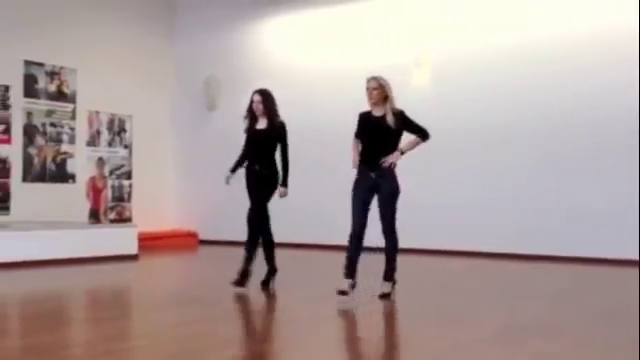
#> input picture frame 143 of 7/runway.mp4, 640 x 360 px
$ python Lucas-Kanade.py
#> lines starting #> are read from the running program, lines starting #| are printed output that depends on the picture
import numpy as np
import cv2

cap = cv2.VideoCapture('runway.mp4')

# params for ShiTomasi corner detection
feature_params = dict( maxCorners = 100,
                       qualityLevel = 0.3,
                       minDistance = 7,
                       blockSize = 7 )

# Parameters for lucas kanade optical flow
lk_params = dict( winSize  = (15,15),
                  maxLevel = 0,
                  criteria = (cv2.OPTFLOW_USE_INITIAL_FLOW, 30, 0.01)
                )

# Create some random colors
color = np.random.randint(0,255,(100,3))

# Take first frame and find corners in it
ret, old_frame = cap.read()
#> old_frame is the input picture: shape (360, 640, 3); mean B, G, R 156, 158, 172.7
old_gray = cv2.cvtColor(old_frame, cv2.COLOR_BGR2GRAY)
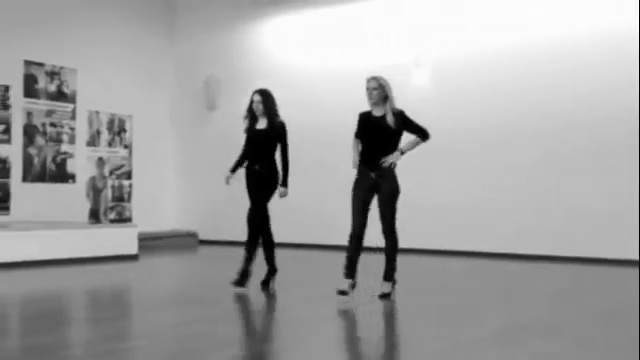
#> old_gray: shape (360, 640); min 0, max 254, mean 162.1
#Determines strong corners on an image
p0 = cv2.goodFeaturesToTrack(old_gray, mask = None, **feature_params)
#> p0 = 37 rows, first 8: [405, 133], [256, 126], [382, 245], [635, 258], [280, 186], [365, 244], [400, 245], [129, 177]

# Create a mask image for drawing purposes
mask = np.zeros_like(old_frame)

while(1):
    ret,frame = cap.read()
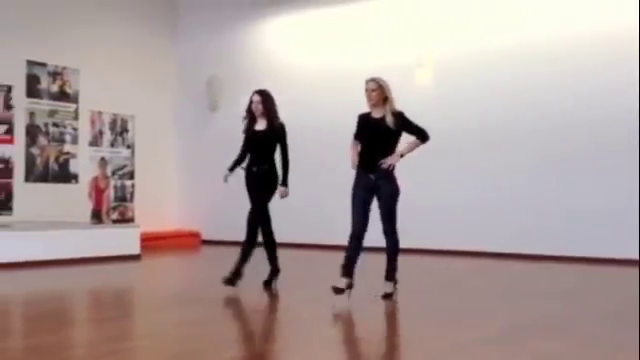
#> input picture frame 144 of 7/runway.mp4, 640 x 360 px
#> frame is the input picture: shape (360, 640, 3); mean B, G, R 155.7, 157.7, 172.5
    frame_gray = cv2.cvtColor(frame, cv2.COLOR_BGR2GRAY)
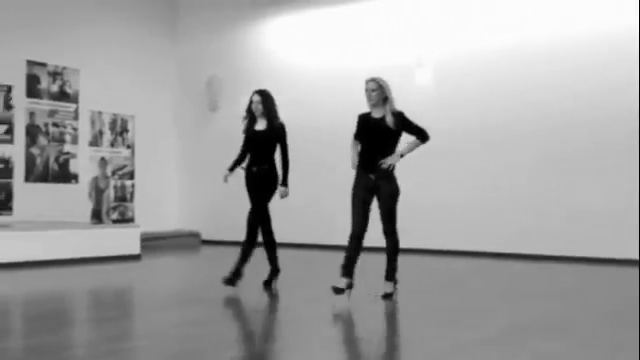
#> frame_gray: shape (360, 640); min 0, max 254, mean 161.9

    # calculate optical flow
    p1, st, err = cv2.calcOpticalFlowPyrLK(
        old_gray,#prevImg
        frame_gray,#nextImg
        p0,#vector of 2D points for which the flow needs to be found
        None,#output vector of errors
         **lk_params)
#> p1 = 37 rows, first 8: [403.9, 133.8], [254.6, 127.2], [382.9, 244.9], [635, 257.5], [280.1, 185.7], [364.9, 244.1], [400.9, 245.1], [131.5, 177.1]; st = 37 values from 1 to 1; err = 37 values, max 19.32 at index 8, min 1.05 at index 3, mean 4.1

    # Select good points
    good_new = p1[st==1]
#> good_new = 37 pairs, first value 8.61 to 635, second value 62.04 to 297.1
    good_old = p0[st==1]
#> good_old = 37 pairs, first value 6 to 635, second value 62 to 297

    # draw the tracks
    for i,(new,old) in enumerate(zip(good_new,good_old)):
        a,b = new.ravel()
        c,d = old.ravel()
        mask = cv2.line(mask, (a,b),(c,d), color[i].tolist(), 2)
        frame = cv2.circle(frame,(a,b),5,color[i].tolist(),-1)
#> this loop made 37 passes
#> (a, b, c, d) on passes 1 to 12: (403.9, 133.8, 405, 133), (254.6, 127.2, 256, 126), (382.9, 244.9, 382, 245), (635, 257.5, 635, 258), (280.1, 185.7, 280, 186), (364.9, 244.1, 365, 244), (400.9, 245.1, 400, 245), (131.5, 177.1, 129, 177), (242, 166.5, 242, 169), (346, 243, 346, 243), (8.61, 87.06, 6, 87), (360.3, 115.5, 361, 114)
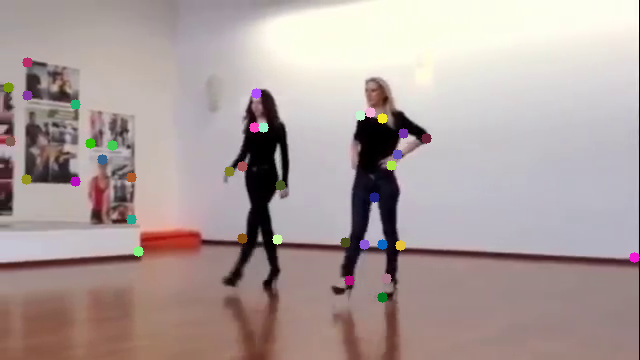
#> frame: shape (360, 640, 3); mean B, G, R 155.9, 158, 172.7
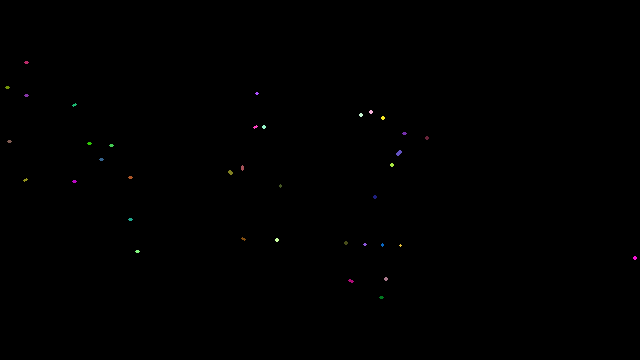
#> mask: shape (360, 640, 3); mean of channels 0, 1, 2 0.2, 0.2, 0.2; drawn as B, G, R
    img = cv2.add(frame,mask)

    cv2.imshow('frame',img)
    k = cv2.waitKey(30) & 0xff
#> (key Esc is pressed here)
    if k == 27:
        break

    # Now update the previous frame and previous points
    old_gray = frame_gray.copy()
    p0 = good_new.reshape(-1,1,2)

cv2.destroyAllWindows()
cap.release()

$ run again, starting later in the video
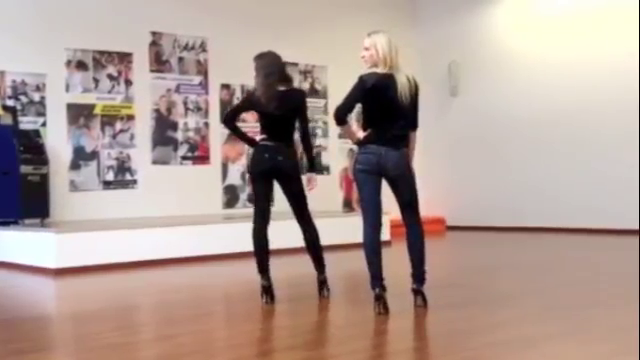
#> input picture frame 1150 of 7/runway.mp4, 640 x 360 px
#> old_frame is the input picture: shape (360, 640, 3); mean B, G, R 149.1, 156.8, 176.2
#> p0 = 67 rows, first 8: [364, 133], [359, 105], [635, 227], [250, 248], [302, 244], [383, 238], [258, 137], [308, 100]
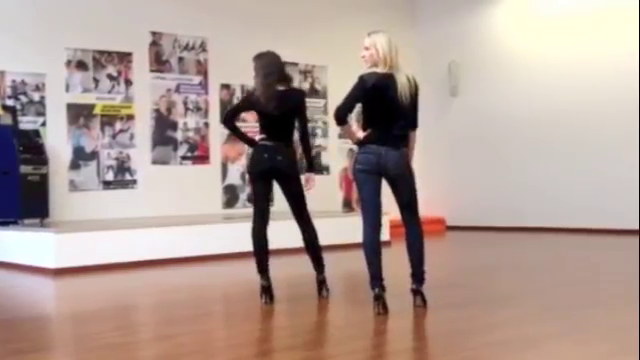
#> input picture frame 1151 of 7/runway.mp4, 640 x 360 px
#> frame is the input picture: shape (360, 640, 3); mean B, G, R 149.2, 156.9, 176.3
#> p1 = 67 rows, first 8: [363.8, 133], [359.1, 104.9], [635, 227], [249.5, 248], [301, 244.3], [382.7, 238.2], [257.3, 136.8], [307.3, 100.1]; st = 67 values from 1 to 1; err = 67 values, max 8.68 at index 23, min 0.0224 at index 24, mean 2.27
#> good_new = 67 pairs, first value 3.8 to 635, second value 34.04 to 248
#> good_old = 67 pairs, first value 4 to 635, second value 34 to 248
#> the loop `for i,(new,old) in enumerate(zip(good_new,good_old)):` made 67 passes
#> (a, b, c, d) on passes 1 to 8: (363.8, 133, 364, 133), (359.1, 104.9, 359, 105), (635, 227, 635, 227), (249.5, 248, 250, 248), (301, 244.3, 302, 244), (382.7, 238.2, 383, 238), (257.3, 136.8, 258, 137), (307.3, 100.1, 308, 100)
#> after the loop `for i,(new,old) in enumerate(zip(good_new,good_old)):`:
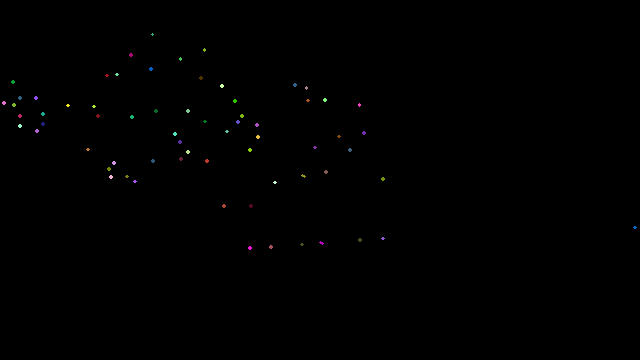
#> mask: shape (360, 640, 3); mean of channels 0, 1, 2 0.3, 0.4, 0.4; drawn as B, G, R
